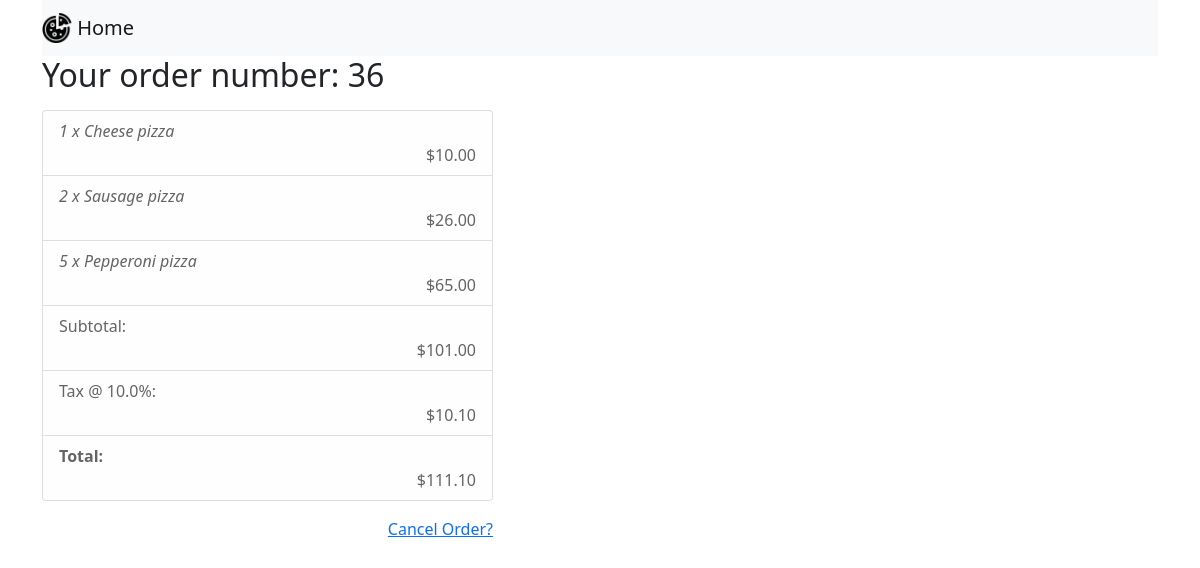
/order_details/36, run on the app's committed database.
### app/models.py (models this page shows, shortened)
class Order(db.Model):
    id = db.Column(db.Integer, primary_key=True)
    order_time = db.Column(db.DateTime, nullable=False)
    order_items = db.relationship('ItemsByOrder', backref='items')
    order_total = db.Column(db.Float, nullable=False, default=0)

class ItemsByOrder(db.Model):
    id = db.Column(db.Integer, primary_key=True)
    qty = db.Column(db.Integer, nullable=False)
    item_id = db.Column(db.Integer, db.ForeignKey('item.id'))
    order_id = db.Column(db.Integer, db.ForeignKey('order.id'))

class Item(db.Model):
    id = db.Column(db.Integer, primary_key=True)
    item_name = db.Column(db.String(20), unique=True)
    item_cost = db.Column(db.Float)
    image_file = db.Column(db.String(20), nullable=False, default='default.jpg')

### app/routes.py (the view)
@app.route('/order_details/<int:order_num>', methods=['GET'])
def order_detail(order_num):
    total = 0
    order_placed = db.session.query(Order, ItemsByOrder, Item)\
        .join(ItemsByOrder, ItemsByOrder.order_id == Order.id)\
        .join(Item, Item.id == ItemsByOrder.item_id).filter(Order.id == order_num)
    for item in order_placed:
        if item[1].qty and item[1].qty > 0:
            total += item[1].qty * item[2].item_cost
    order_to_update = Order.query.filter_by(id=order_num).first()
    order_to_update.order_total = total
    db.session.commit()
    return render_template('your_order_details.html', data=order_placed)

### app/templates/your_order_details.html (shortened to what this page needs)
{% extends 'base.html' %}
{% block body %}
    <div class="row">
        <div class="col-md-5">
            <div class="content-section">
                <h2>Your order number: {{ data[0][0].id }}</h2>
                <p class='text-muted'>
                <ul class="list-group">
                    {% for item in data %}
                        <div class="list-group-item list-group-item-light">
                            <div><em>{{ item[1].qty }} x {{ item[2].item_name }}</em></div>
                            <div align="right">{{ "${0:.2f}".format(item[2].item_cost * item[1].qty) }}</div>
                        </div>
                    {% endfor %}
                    <div class="list-group-item list-group-item-light">
                        <div>Subtotal:</div>
                        <div align="right">{{ "${0:.2f}".format(data[0][0].order_total) }}</div>
                    </div>
                    <div class="list-group-item list-group-item-light">
                        <div>Tax @ 10.0%:</div>
                        <div align="right">{{ "${0:.2f}".format(data[0][0].order_total * 0.1) }}</div>
                    </div>
                    <div class="list-group-item list-group-item-light">
                        <div><b>Total:</b></div>
                        <div align="right">{{ "${0:.2f}".format(data[0][0].order_total * 1.1)}}</div>
                    </div>
                </ul>
                </p>
            </div>
            <div class="col-auto my-1" align="right">
                <a href='/order_cancel/{{ data[0][0].id }}'>
                    Cancel Order?
                </a>
            </div>
        </div>
    </div>
{% endblock %}

### data on the page
Order: id "36", qty "1", item_name "Cheese pizza", qty "2", item_name "Sausage pizza", qty "5", item_name "Pepperoni pizza", order_total "$101.00", data[0][0].order_total*0.1 "$10.10", data[0][0].order_total*1.1 "$111.10"
Item: item[2].item_cost*item[1].qty "$10.00"
Item: item[2].item_cost*item[1].qty "$26.00"
Item: item[2].item_cost*item[1].qty "$65.00"
